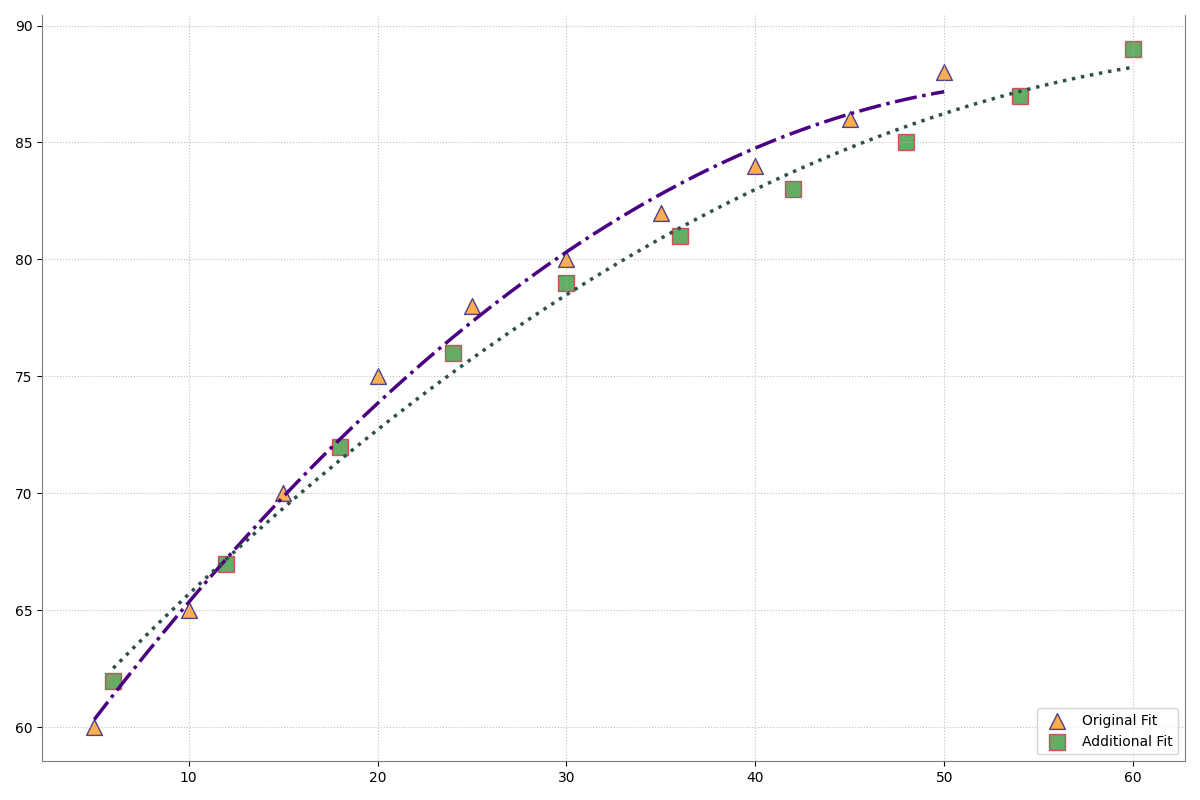

Python code for this plot:
import matplotlib.pyplot as plt
import numpy as np

libraries_original = np.array([5, 10, 15, 20, 25, 30, 35, 40, 45, 50])
literacy_rates_original = np.array([60, 65, 70, 75, 78, 80, 82, 84, 86, 88])

libraries_additional = np.array([6, 12, 18, 24, 30, 36, 42, 48, 54, 60])
literacy_rates_additional = np.array([62, 67, 72, 76, 79, 81, 83, 85, 87, 89])

fig, ax = plt.subplots(figsize=(12, 8))

scatter_original = ax.scatter(libraries_original, literacy_rates_original, color='darkorange', edgecolor='navy', s=130, alpha=0.7, marker='^')
scatter_additional = ax.scatter(libraries_additional, literacy_rates_additional, color='forestgreen', edgecolor='crimson', s=130, alpha=0.7, marker='s')

def quadratic(x, a, b, c):
    return a*x**2 + b*x + c

params_original = np.polyfit(libraries_original, literacy_rates_original, 2, full=False, cov=False)
x_smooth_original = np.linspace(min(libraries_original), max(libraries_original), 300)
y_smooth_original = quadratic(x_smooth_original, *params_original)
ax.plot(x_smooth_original, y_smooth_original, linestyle='-.', color='indigo', linewidth=2.5)

params_additional = np.polyfit(libraries_additional, literacy_rates_additional, 2, full=False, cov=False)
x_smooth_additional = np.linspace(min(libraries_additional), max(libraries_additional), 300)
y_smooth_additional = quadratic(x_smooth_additional, *params_additional)
ax.plot(x_smooth_additional, y_smooth_additional, linestyle=':', color='darkslategray', linewidth=2.5)

ax.grid(visible=True, linestyle=':', alpha=0.8)

# Add legend with altered location and labels
ax.legend(['Original Fit', 'Additional Fit'], loc='lower right')

# Customize border (spines)
ax.spines['top'].set_visible(False)
ax.spines['right'].set_color('grey')
ax.spines['bottom'].set_color('grey')
ax.spines['left'].set_color('grey')

plt.tight_layout()
plt.show()
